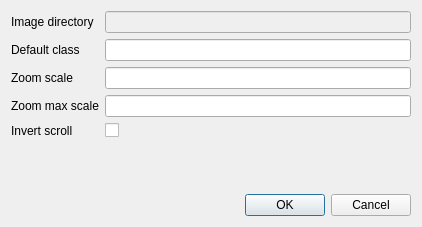
<?xml version="1.0" encoding="UTF-8"?>
<ui version="4.0">
 <class>DialogSettings</class>
 <widget class="QDialog" name="DialogSettings">
  <property name="geometry">
   <rect>
    <x>0</x>
    <y>0</y>
    <width>422</width>
    <height>227</height>
   </rect>
  </property>
  <property name="windowTitle">
   <string>Settings</string>
  </property>
  <layout class="QVBoxLayout" name="verticalLayout">
   <item>
    <layout class="QFormLayout" name="formLayout">
     <item row="0" column="0">
      <widget class="QLabel" name="label">
       <property name="text">
        <string>Image directory</string>
       </property>
      </widget>
     </item>
     <item row="0" column="1">
      <widget class="QLineEdit" name="lineEdit">
       <property name="enabled">
        <bool>false</bool>
       </property>
       <property name="readOnly">
        <bool>true</bool>
       </property>
      </widget>
     </item>
     <item row="1" column="0">
      <widget class="QLabel" name="label_2">
       <property name="text">
        <string>Default class</string>
       </property>
      </widget>
     </item>
     <item row="1" column="1">
      <widget class="QLineEdit" name="lineEdit_2"/>
     </item>
     <item row="2" column="0">
      <widget class="QLabel" name="label_3">
       <property name="text">
        <string>Zoom scale</string>
       </property>
      </widget>
     </item>
     <item row="2" column="1">
      <widget class="QLineEdit" name="lineEdit_3"/>
     </item>
     <item row="4" column="1">
      <widget class="QCheckBox" name="checkBox">
       <property name="text">
        <string/>
       </property>
      </widget>
     </item>
     <item row="4" column="0">
      <widget class="QLabel" name="label_4">
       <property name="text">
        <string>Invert scroll</string>
       </property>
      </widget>
     </item>
     <item row="3" column="0">
      <widget class="QLabel" name="label_5">
       <property name="text">
        <string>Zoom max scale</string>
       </property>
      </widget>
     </item>
     <item row="3" column="1">
      <widget class="QLineEdit" name="lineEdit_4"/>
     </item>
    </layout>
   </item>
   <item>
    <widget class="QDialogButtonBox" name="buttonBox">
     <property name="orientation">
      <enum>Qt::Horizontal</enum>
     </property>
     <property name="standardButtons">
      <set>QDialogButtonBox::Cancel|QDialogButtonBox::Ok</set>
     </property>
    </widget>
   </item>
  </layout>
 </widget>
 <resources/>
 <connections>
  <connection>
   <sender>buttonBox</sender>
   <signal>accepted()</signal>
   <receiver>DialogSettings</receiver>
   <slot>accept()</slot>
   <hints>
    <hint type="sourcelabel">
     <x>248</x>
     <y>254</y>
    </hint>
    <hint type="destinationlabel">
     <x>157</x>
     <y>274</y>
    </hint>
   </hints>
  </connection>
  <connection>
   <sender>buttonBox</sender>
   <signal>rejected()</signal>
   <receiver>DialogSettings</receiver>
   <slot>reject()</slot>
   <hints>
    <hint type="sourcelabel">
     <x>316</x>
     <y>260</y>
    </hint>
    <hint type="destinationlabel">
     <x>286</x>
     <y>274</y>
    </hint>
   </hints>
  </connection>
 </connections>
</ui>
